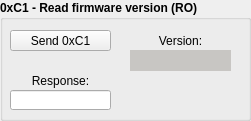
      <widget class="QGroupBox" name="xC0_ctrl_group_box_2">
       <property name="geometry">
        <rect>
         <x>310</x>
         <y>540</y>
         <width>251</width>
         <height>121</height>
        </rect>
       </property>
       <property name="font">
        <font>
         <weight>75</weight>
         <bold>true</bold>
        </font>
       </property>
       <property name="title">
        <string>0xC1 - Read firmware version (RO)</string>
       </property>
       <widget class="QPushButton" name="xC1_send_pb">
        <property name="geometry">
         <rect>
          <x>10</x>
          <y>30</y>
          <width>101</width>
          <height>21</height>
         </rect>
        </property>
        <property name="font">
         <font>
          <weight>50</weight>
          <bold>false</bold>
         </font>
        </property>
        <property name="text">
         <string>Send 0xC1</string>
        </property>
       </widget>
       <widget class="QLineEdit" name="xC1_resp_line_ed">
        <property name="geometry">
         <rect>
          <x>10</x>
          <y>90</y>
          <width>101</width>
          <height>20</height>
         </rect>
        </property>
        <property name="font">
         <font>
          <weight>50</weight>
          <bold>false</bold>
         </font>
        </property>
        <property name="text">
         <string/>
        </property>
        <property name="alignment">
         <set>Qt::AlignCenter</set>
        </property>
       </widget>
       <widget class="QLabel" name="xC1_send_lbl">
        <property name="geometry">
         <rect>
          <x>10</x>
          <y>70</y>
          <width>101</width>
          <height>21</height>
         </rect>
        </property>
        <property name="font">
         <font>
          <weight>50</weight>
          <bold>false</bold>
         </font>
        </property>
        <property name="text">
         <string>Response:</string>
        </property>
        <property name="alignment">
         <set>Qt::AlignCenter</set>
        </property>
       </widget>
       <widget class="QLabel" name="xC1_resp_b0_lbl">
        <property name="geometry">
         <rect>
          <x>130</x>
          <y>50</y>
          <width>101</width>
          <height>21</height>
         </rect>
        </property>
        <property name="font">
         <font>
          <weight>50</weight>
          <bold>false</bold>
         </font>
        </property>
        <property name="styleSheet">
         <string notr="true">background-color: rgb(200, 198, 195);</string>
        </property>
        <property name="text">
         <string/>
        </property>
        <property name="alignment">
         <set>Qt::AlignCenter</set>
        </property>
       </widget>
       <widget class="QLabel" name="xC1_b0_lbl">
        <property name="geometry">
         <rect>
          <x>130</x>
          <y>30</y>
          <width>101</width>
          <height>21</height>
         </rect>
        </property>
        <property name="font">
         <font>
          <weight>50</weight>
          <bold>false</bold>
         </font>
        </property>
        <property name="text">
         <string>Version:</string>
        </property>
        <property name="alignment">
         <set>Qt::AlignCenter</set>
        </property>
       </widget>
      </widget>
